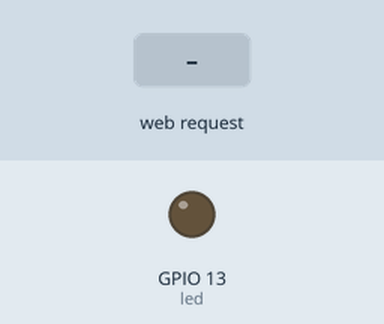
Recording of a sketch running on a simulated ESP8266 (NodeMCU). Shown: output pins drawn as LEDs (lit = HIGH). The inputs (shaded band) are chosen by the test bench. WiFi joins after 1.5 s; servers stay silent unless stated; what the sketch prints to the serial monitor is not drawn.

Above: at 2.7 s.
2.8 s: HTTP request GET /on received
At 3.9 s:
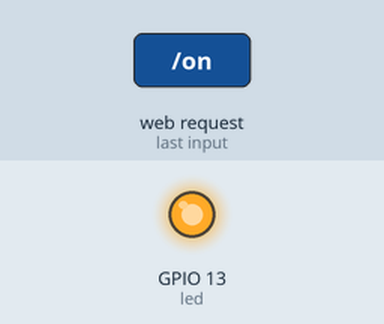
4.3 s: HTTP request GET /off received
At 5.1 s:
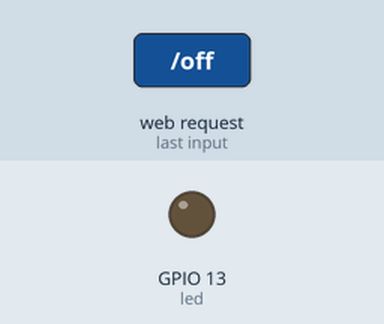
5.8 s: HTTP request GET /blink received
At 6.2 s:
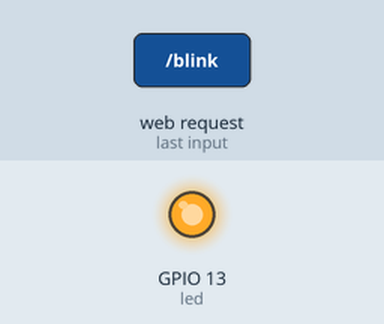
Timing chart, 0 to 8.8 s (numbered marks = the images above; inputs shaded):
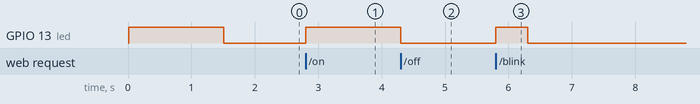

The sketch:

led.ino
```cpp
#include <ESP8266WiFi.h>

const char* ssid=""; //put your SSID here
const char* passwd= ""; //put your password here

WiFiServer server(80);

int led = 13;

void setup() {
  // put your setup code here, to run once:
  ;
  pinMode(led, OUTPUT);

  Serial.begin(115200);
  delay(10);
  digitalWrite(led, HIGH);
  WiFi.begin(ssid, passwd);
  while(WiFi.status() != WL_CONNECTED) {
    delay(500);
    Serial.print(".");
  }
  Serial.println(" ");
  Serial.println("WiFi Connected!");

  server.begin();
  Serial.println("Server Started!");
  Serial.println(WiFi.localIP());
  digitalWrite(led, LOW);
}

void loop() {
  // put your main code here, to run repeatedly:
  WiFiClient client = server.available();
  if(!client){
    return;
  }

 while(!client.available()){
  delay(1);
 }

 String request = client.readStringUntil('\r');
 Serial.println(request);
 client.flush();


 int value = LOW;


 if(request.indexOf("/on") != -1) {
  digitalWrite(led, HIGH);
  value = HIGH;
 }
 if(request.indexOf("/off") != -1){
  digitalWrite(led, LOW);
  value = LOW;
 }

 if(request.indexOf("/blink") != -1){
  digitalWrite(led, HIGH);
  delay(500);
  digitalWrite(led, LOW);
  delay(500);
 }

 if(request.indexOf("/double") != -1){
  digitalWrite(led, HIGH);
  delay(100);
  digitalWrite(led, LOW);
  delay(100);
  digitalWrite(led, HIGH);
  delay(100);
  digitalWrite(led, LOW);
  delay(500);
 }

 client.println("HTTP/1.1 200 OK");
 client.println("Content-type: text/html");
 client.println("");
 client.println("<!DOCTYPE HTML>");
 client.println("<html>");
 client.println("<head>");
 client.println("<title> Internet Controlled LED </title>");
 client.println("</head>");
 client.println("<body>");
 client.println("<h1>Internet Controlled LED</h1>");
 client.println("<p> With this program, you can control a stupid LED using internet connection!</p>");
 client.println("<h2> Control Options </h2>");
 client.println("<li/> <a href='/on'> Turn it on! </a>");
 client.println("<li/> <a href='/off'> Turn it off! </a>");
 client.println("<li/> <a href='/blink'> Blink </a>");
 client.println("<li/> <a href='/double'> Double blink </a>");
 client.println("</body>");
 client.println("</html>");

}
```

Measured:
- after the input at 2.8 s, GPIO 13 (led): LOW → HIGH at once
- after the input at 4.3 s, GPIO 13 (led): HIGH → LOW at once
- after the input at 5.8 s, GPIO 13 (led): LOW → HIGH at once, → LOW 0.50 s later
